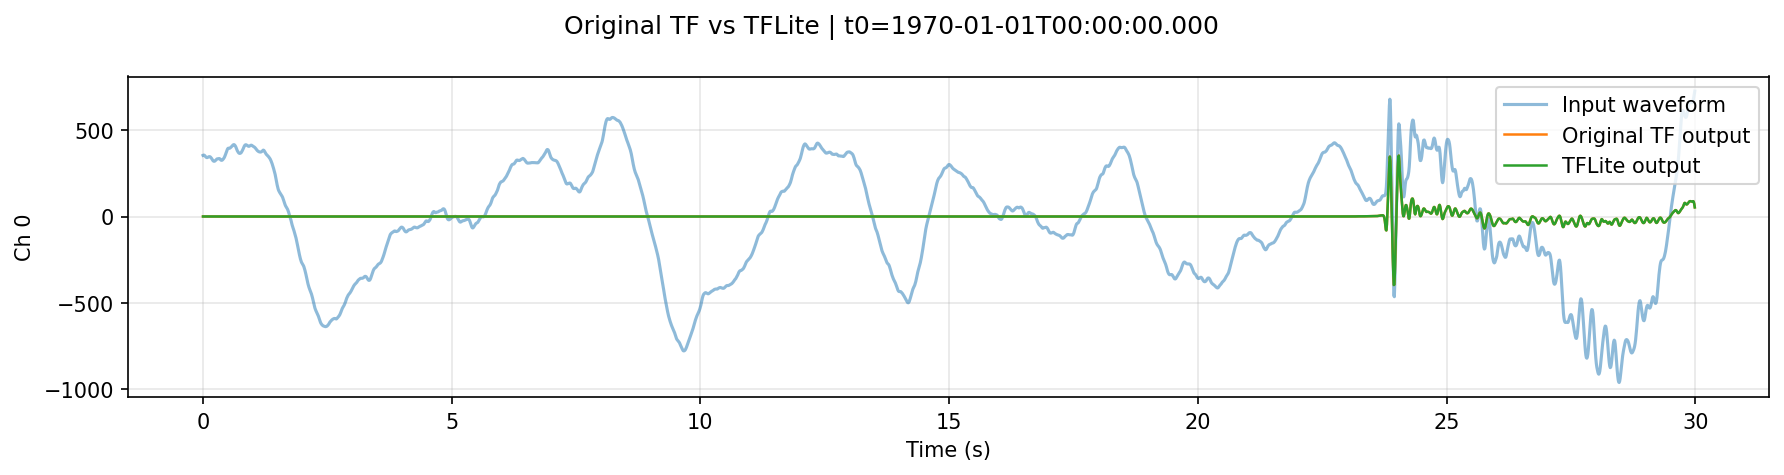

Reproduce this figure in Python.
import argparse
from pathlib import Path

import numpy as np
import matplotlib.pyplot as plt


def ensure_2d(x):
    x = np.asarray(x, dtype=np.float32)
    if x.ndim == 1:
        x = x[:, np.newaxis]
    elif x.ndim == 3 and x.shape[0] == 1:
        x = x[0]
    return x


def main():
    parser = argparse.ArgumentParser(description="Compare original DeepDenoiser output vs TFLite output")
    parser.add_argument("--orig", default=r".\output\results\BK_BKS_2008110908041793.npz", help="Original TF result npz")
    parser.add_argument("--tflite", default=r".\result_from_dataset.npz", help="TFLite result npz")
    parser.add_argument("--save", default=r".\compare_original_vs_tflite.png", help="Output plot path")
    args = parser.parse_args()

    orig_path = Path(args.orig)
    tflite_path = Path(args.tflite)

    if not orig_path.exists():
        raise FileNotFoundError(f"Original result not found: {orig_path.resolve()}")
    if not tflite_path.exists():
        raise FileNotFoundError(f"TFLite result not found: {tflite_path.resolve()}")

    with np.load(orig_path, allow_pickle=True) as z:
        print("[INFO] Original keys:", z.files)
        if "data" not in z:
            raise KeyError("Expected key 'data' in original result npz")
        orig_data = ensure_2d(z["data"])
        orig_t0 = z["t0"] if "t0" in z else None

    with np.load(tflite_path, allow_pickle=True) as z:
        print("[INFO] TFLite keys:", z.files)
        if "input_waveform" not in z or "denoised_waveform" not in z:
            raise KeyError("Expected keys 'input_waveform' and 'denoised_waveform' in TFLite result npz")
        input_wave = ensure_2d(z["input_waveform"])
        tflite_data = ensure_2d(z["denoised_waveform"])
        dt = float(np.asarray(z["dt"]).reshape(-1)[0]) if "dt" in z else 0.01

    n = min(orig_data.shape[0], tflite_data.shape[0], input_wave.shape[0])
    c = min(orig_data.shape[1], tflite_data.shape[1], input_wave.shape[1])

    orig_data = orig_data[:n, :c]
    tflite_data = tflite_data[:n, :c]
    input_wave = input_wave[:n, :c]
    t = np.arange(n) * dt

    fig, axes = plt.subplots(c, 1, figsize=(12, 3.2 * c), sharex=True)
    if c == 1:
        axes = [axes]

    for i in range(c):
        axes[i].plot(t, input_wave[:, i], label="Input waveform", alpha=0.5)
        axes[i].plot(t, orig_data[:, i], label="Original TF output", linewidth=1.2)
        axes[i].plot(t, tflite_data[:, i], label="TFLite output", linewidth=1.2)
        axes[i].set_ylabel(f"Ch {i}")
        axes[i].grid(True, alpha=0.3)
        axes[i].legend(loc="upper right")

    title = "Original TF vs TFLite"
    if orig_t0 is not None:
        title += f" | t0={orig_t0}"
    fig.suptitle(title)
    axes[-1].set_xlabel("Time (s)")
    fig.tight_layout()

    save_path = Path(args.save)
    fig.savefig(save_path, dpi=150, bbox_inches="tight")
    print(f"[OK] Saved plot to: {save_path.resolve()}")

    diff = tflite_data - orig_data
    print("[INFO] Compare summary:")
    print("  orig shape   :", orig_data.shape)
    print("  tflite shape :", tflite_data.shape)
    print("  mae          :", float(np.mean(np.abs(diff))))
    print("  rmse         :", float(np.sqrt(np.mean(diff ** 2))))

    plt.show()


if __name__ == "__main__":
    main()
